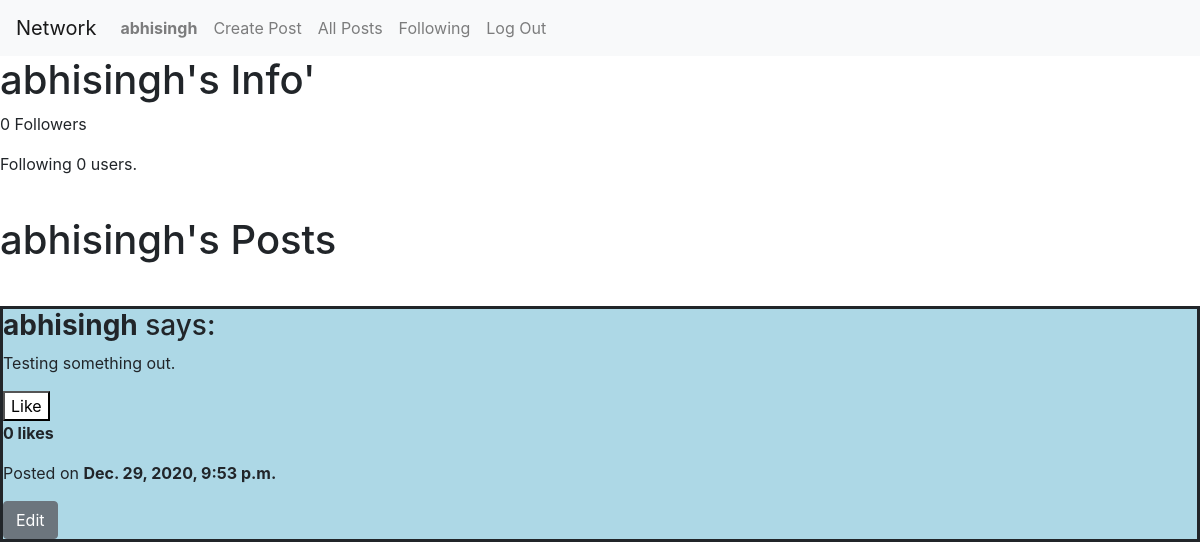
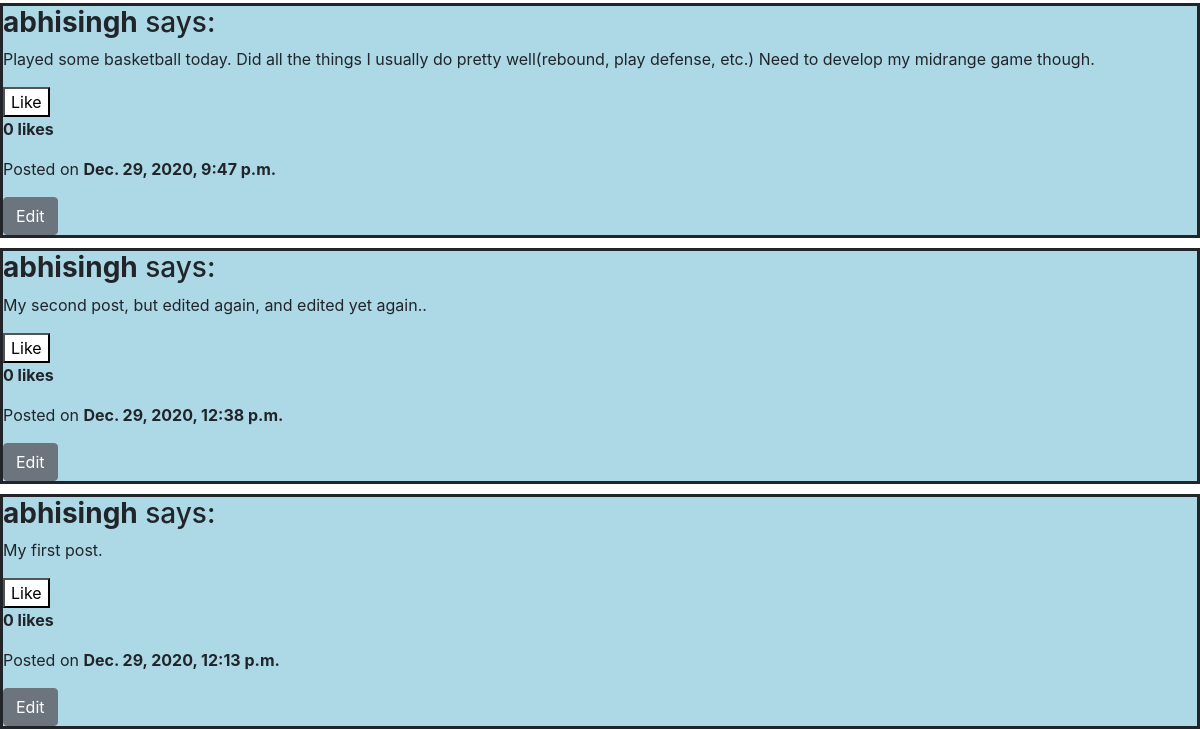
Page /profile/abhisingh (signed in) on the earlier database version (2 pictures, top to bottom).
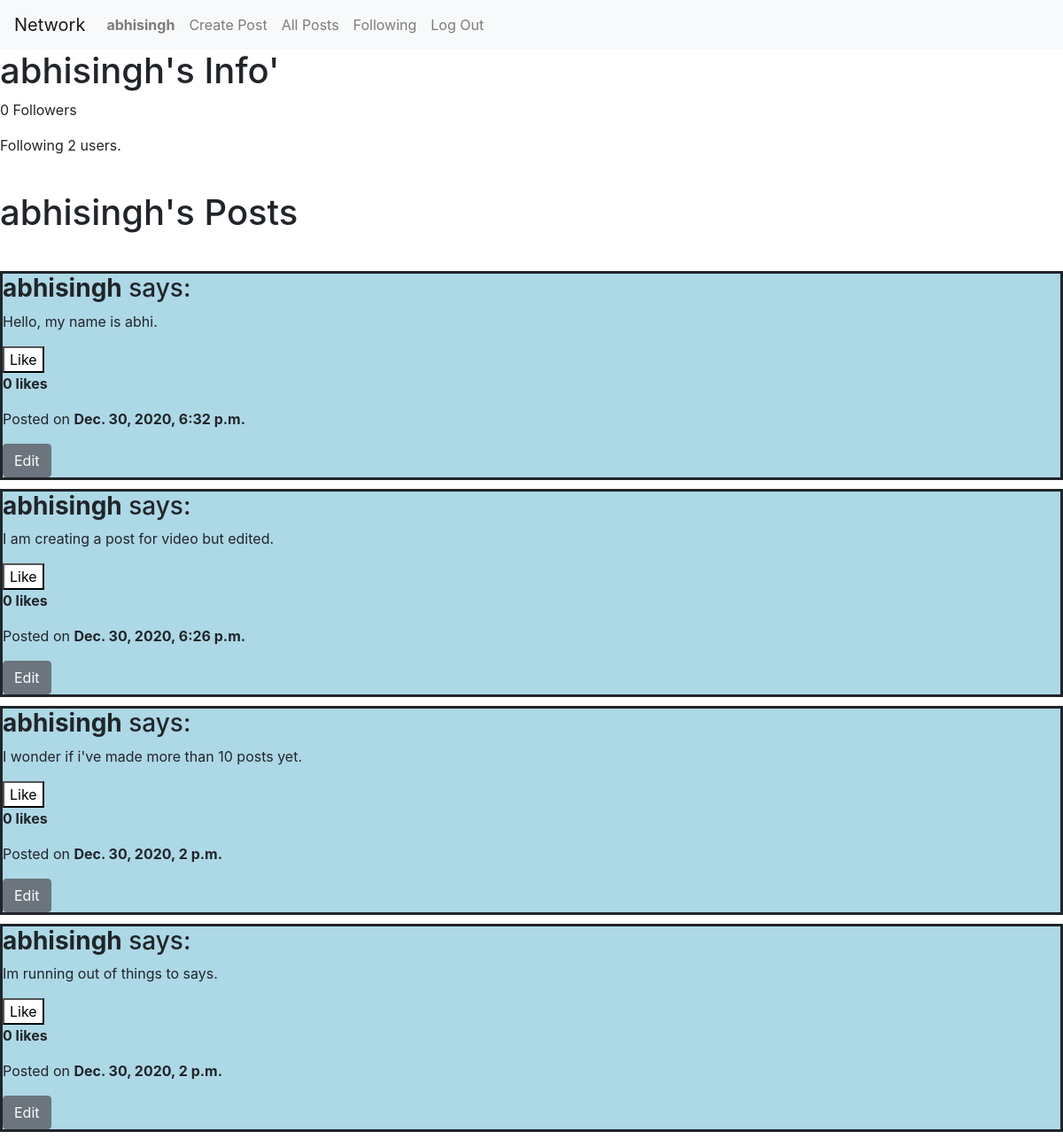
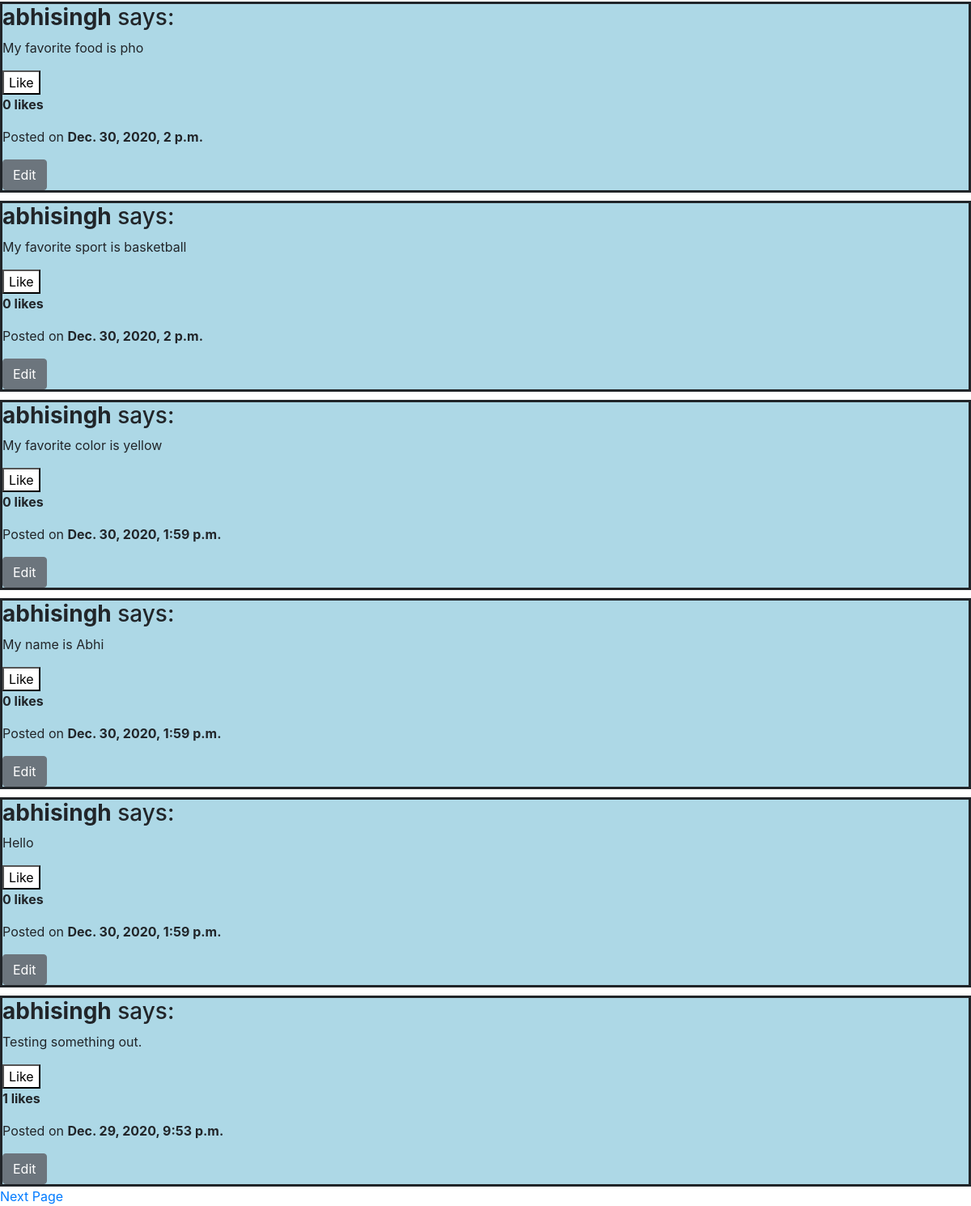
Same page on the later database version (2 pictures, top to bottom).
### network/models.py (models this page shows, shortened)
class Post(models.Model):
    user = models.ForeignKey(User, on_delete=models.CASCADE, related_name="user")
    body = models.CharField(max_length = 180)
    timestamp = models.DateTimeField()
    likecount = models.IntegerField(default=0)

class User(AbstractUser):
    pass

### network/views.py (the view, shortened to what this page needs)
# urls.py: path("profile/<str:username>", views.profile, name="profile"),
def profile(request, username):
    profileowner = User.objects.get(username = username)
    posts = Post.objects.filter(user=profileowner.id).order_by('-timestamp')
    button = "Follow" if Follow.objects.filter(follower=request.user, following=profileowner).count() == 0 else "Unfollow"
    p = Paginator(posts, 10)
    pn = request.GET.get('page')
    sp = p.get_page(pn)
    return render(request, "network/profile.html", {
        "username": username,
        "posts": sp,
        "followers": Follow.objects.filter(following=profileowner).count(),
        "following": Follow.objects.filter(follower=profileowner).count(),
        "button": button
    })

### network/templates/network/profile.html (shortened to what this page needs)
{% extends "network/layout.html" %}
{% load static %}
{% block body %}
<h1>{{username}}'s Info'</h1>
<p>{{followers}} Followers</p>
<p>Following {{following}} users.</p>
<br>
<h1>{{username}}'s Posts</h1>
<br>
{% for post in posts %}
  <div class="post" id="post" style="margin-top: 10px; border-style: solid; background-color:lightblue;">
    <h3><strong>{{post.user}}</strong> says:</h3>
    <p id="post{{post.id}}">{{post.body}}</p>
    <button id="likebutton{{post.id}}" style="background-color: white;" onclick="like('{{post.id}}')">Like</button>
    <p id="likecount{{post.id}}"><strong>{{post.likecount}} likes</strong></p>
    <p>Posted on <strong>{{post.timestamp}}</strong></p>
    {% if post.user.id == user.id %}
      <button id="editopener" class="btn btn-secondary" onclick="edit({{post.id}})">Edit</button>
    {% endif %}
    <br>
  </div>
{% endfor %}
<div class="nextpage">
  {% if posts.has_next %}
    <a href="?page={{ posts.next_page_number }}">Next Page</a>
{% endif %}
</div>
{% endblock %}

Differences in the rows shown:
no longer on this page (row edited): Post: user "abhisingh", body "Played some basketball today. Did all the things I usually do pretty well(rebound, play defense, etc.) Need to develop my midrange game though.", likecount "0", timestamp "Dec. 29, 2020, 9:47 p.m."
no longer on this page (row unchanged): Post: user "abhisingh", body "My second post, but edited again, and edited yet again..", likecount "0", timestamp "Dec. 29, 2020, 12:38 p.m."
no longer on this page (row unchanged): Post: user "abhisingh", body "My first post.", likecount "0", timestamp "Dec. 29, 2020, 12:13 p.m."
added Post: user "abhisingh", body "Hello, my name is abhi.", likecount "0", timestamp "Dec. 30, 2020, 6:32 p.m."
added Post: user "abhisingh", body "I am creating a post for video but edited.", likecount "0", timestamp "Dec. 30, 2020, 6:26 p.m."
added Post: user "abhisingh", body "I wonder if i've made more than 10 posts yet.", likecount "0", timestamp "Dec. 30, 2020, 2 p.m."
added Post: user "abhisingh", body "Im running out of things to says.", likecount "0", timestamp "Dec. 30, 2020, 2 p.m."
added Post: user "abhisingh", body "My favorite food is pho", likecount "0", timestamp "Dec. 30, 2020, 2 p.m."
added Post: user "abhisingh", body "My favorite sport is basketball", likecount "0", timestamp "Dec. 30, 2020, 2 p.m."
added Post: user "abhisingh", body "My favorite color is yellow", likecount "0", timestamp "Dec. 30, 2020, 1:59 p.m."
added Post: user "abhisingh", body "My name is Abhi", likecount "0", timestamp "Dec. 30, 2020, 1:59 p.m."
added Post: user "abhisingh", body "Hello", likecount "0", timestamp "Dec. 30, 2020, 1:59 p.m."
changed Post "Testing something out.": likecount "0" → "1"
Other differences:
{{ following }}: "0" → "2"
text now shown: "Next Page"
